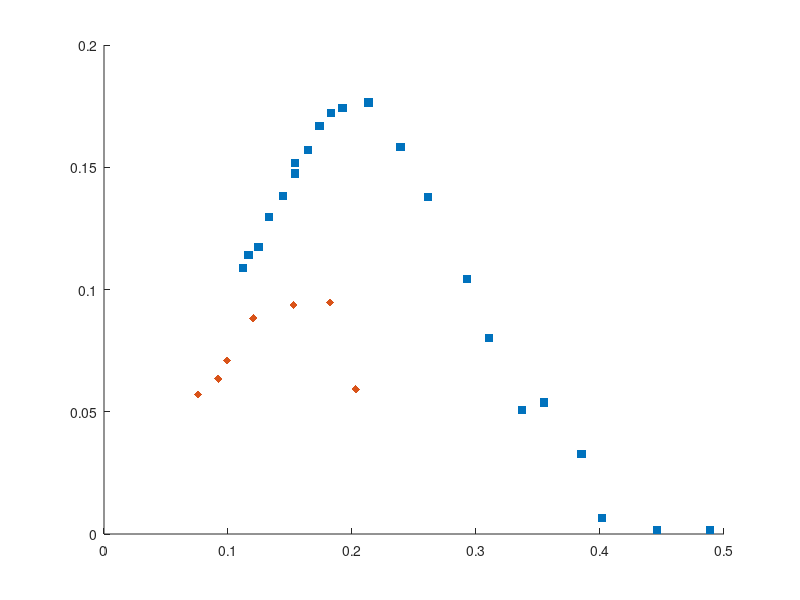

MATLAB code to generate this figure: (Note: this script raises an error after producing the figure.)
corn = [0.1610894941634241, 0.022277227722772075
0.2042801556420233, 0.022277227722772075
0.2486381322957198, 0.08910891089108919
0.26498054474708166, 0.4529702970297027
0.29533073929961084, 0.7425742574257428
0.31284046692607, 0.6980198019801982
0.3396887159533073, 1.1064356435643563
0.3571984435797665, 1.4405940594059405
0.38871595330739295, 1.900990099009901
0.4108949416342412, 2.183168316831683
0.43657587548638116, 2.4356435643564356
0.45758754863813217, 2.405940594059406
0.46692607003891046, 2.376237623762376
0.47626459143968863, 2.301980198019802
0.4856031128404669, 2.1683168316831685
0.49610894941634237, 2.0940594059405937
0.49610894941634237, 2.0346534653465342
0.5054474708171206, 1.9084158415841583
0.5171206225680933, 1.7896039603960394
0.5252918287937743, 1.6188118811881187
0.5334630350194552, 1.574257425742574
0.5381322957198443, 1.5];

silica = [0.39688715953307385, 0.8168316831683167
0.41789883268482486, 1.306930693069307
0.4470817120622567, 1.2920792079207921
0.47976653696498045, 1.2178217821782178
0.5007782101167315, 0.9801980198019802
0.5077821011673151, 0.8762376237623761
0.524124513618677, 0.7871287128712874];

figure;
hold on;
meeraMultiplier_X = 1/13.8;
scatter(0.65-corn(:,1),corn(:,2)*meeraMultiplier_X,[],'s','filled');
scatter(0.6-silica(:,1),silica(:,2)*meeraMultiplier_X,[],'d','filled');

paramsVector = y_handpicked_10_07;
dataTable = may_ceramic_09_17;

[eta0, phi0, delta, A, width, sigmastar, C, phi_fudge] = unzipParams(paramsVector,13);
phi_list = unique(dataTable(:,1));
scatter(phi0-phi_list,C(:,1).*(phi0-phi_list),[],'o','filled');
